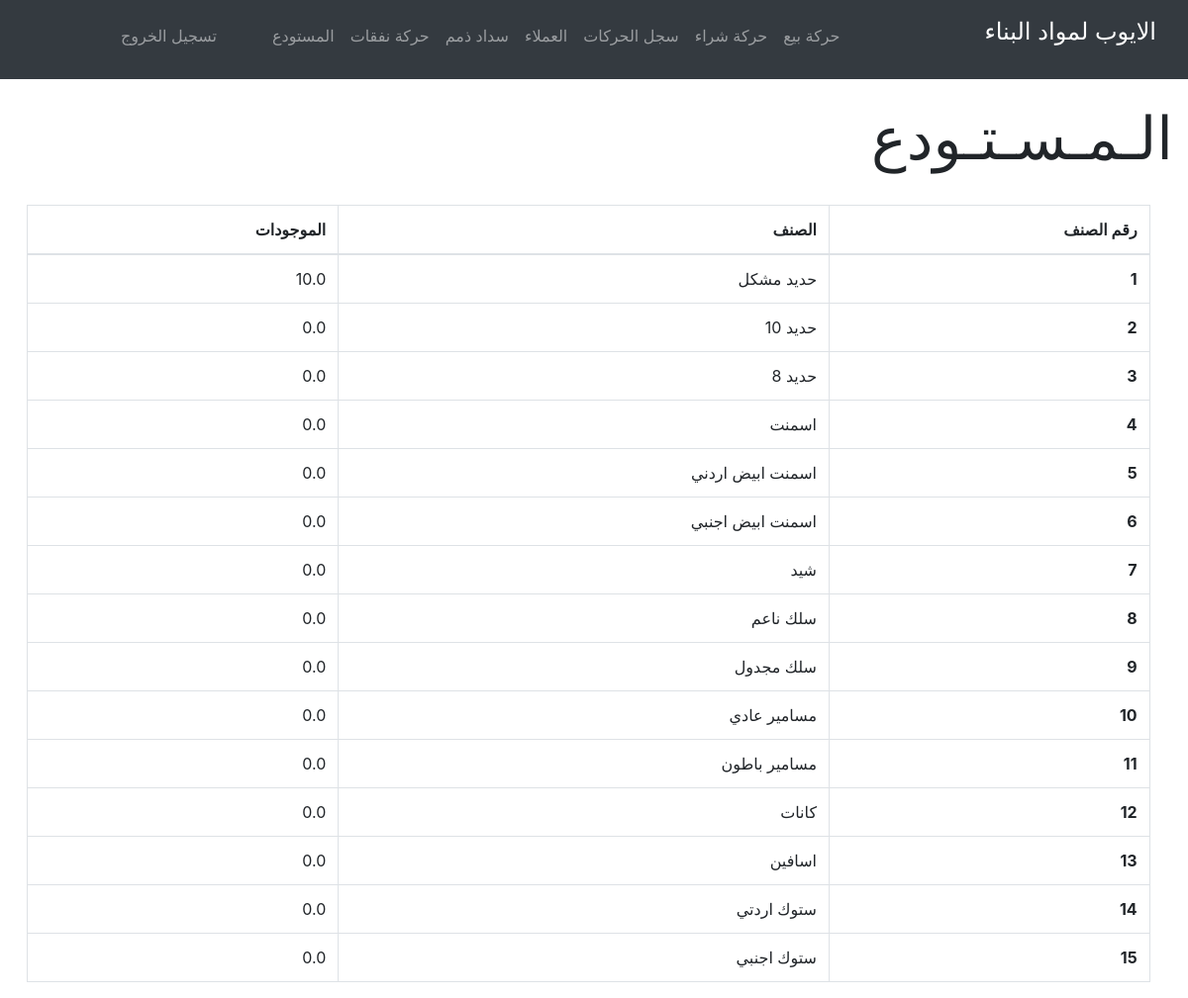
Before: /inventory (signed in) with the older database file.
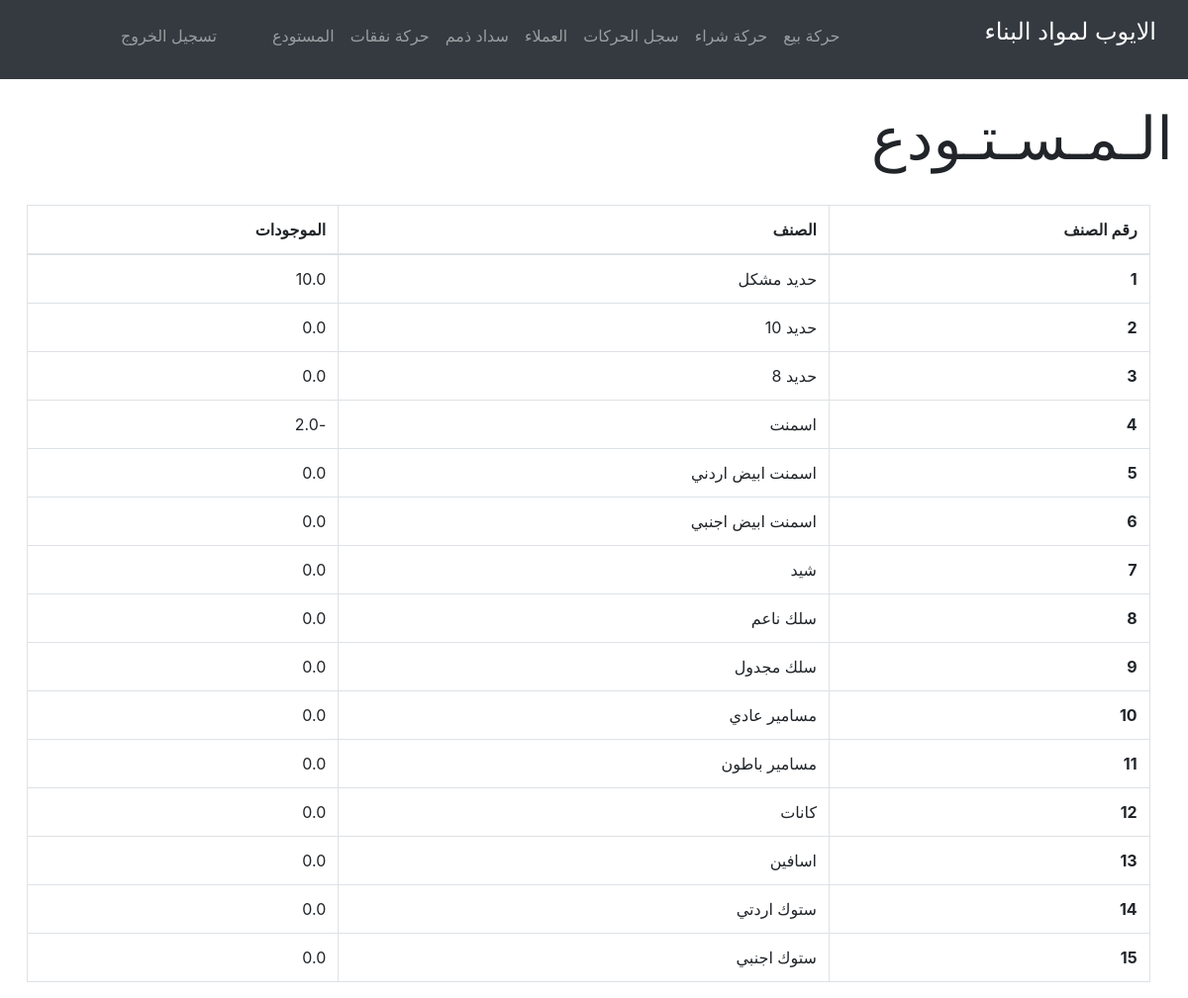
After: the same page with the newer database file.
### tables this page shows
CREATE TABLE inventory (itemId INTEGER PRIMARY KEY, item_name TEXT, item_stock REAL);

### app.py (the view)
@app.route("/inventory")
@login_required
def inventory():
  items = []
  query = db.execute("SELECT * FROM inventory ORDER BY itemId").fetchall()
  for record in query:
    items.append({
      'id': record[0],
      'name': record[1],
      'stock': record[2]
    })
  return render_template('inventory.html', items=items)

### app.py (called while the page is built)
@app.after_request
def after_request(response):
  response.headers["Cache-Control"] = "no-cache, no-store, must-revalidate"
  response.headers["Expires"] = 0
  response.headers["Pragma"] = "no-cache"
  return response

### helpers.py (called while the page is built)
def login_required(f):
    @wraps(f)
    def decorated_function(*args, **kwargs):
        if session.get("user_id") is None:
            return redirect("/login")
        return f(*args, **kwargs)
    return decorated_function

### templates/inventory.html (shortened to what this page needs)
{% extends "layout.html" %}
{% block head %}
  <link href="/static/css/inventory.css" rel="stylesheet">
{% endblock %}
{% block body %}
  <div class="head-text">
    <p>الـمـسـتـودع</p>
  </div>
  <div class="center-table">
    <table class="table table-bordered">
      <thead class="text-right">
        <tr>
          <th scope="col">رقم الصنف</th>
          <th scope="col">الصنف</th>
          <th scope="col">الموجودات</th>
        </tr>
      </thead>
      <tbody class="text-right">
        {% for item in items %}
          <tr>
            <th scope="row">{{ item.id }}</th>
            <td>{{ item.name }}</td>
            <td>{{ item.stock }}</td>
          </tr>
        {% endfor %}
      </tbody>
    </table>
  </div>
{% endblock %}

Changed rows visible on the page:
changed inventory "اسمنت": stock "0.0" → "-2.0"
